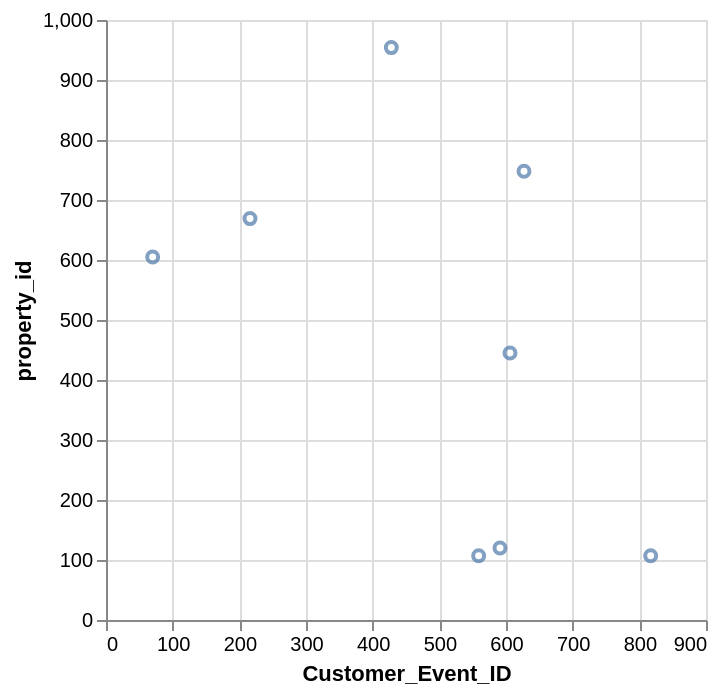

Vega-Lite specification for this chart:
### Vega-Lite specification from a JSON file in a GitHub repository (floating-point values rounded to 4 significant figures)
{"data": {"values": [{"x_data": 70, "y_data": 605}, {"x_data": 216, "y_data": 669}, {"x_data": 428, "y_data": 954}, {"x_data": 559, "y_data": 107}, {"x_data": 591, "y_data": 120}, {"x_data": 606, "y_data": 445}, {"x_data": 627, "y_data": 748}, {"x_data": 817, "y_data": 107}]}, "mark": "point", "encoding": {"x": {"field": "x_data", "type": "quantitative", "title": "Customer_Event_ID"}, "y": {"field": "y_data", "type": "quantitative", "title": "property_id"}}}
